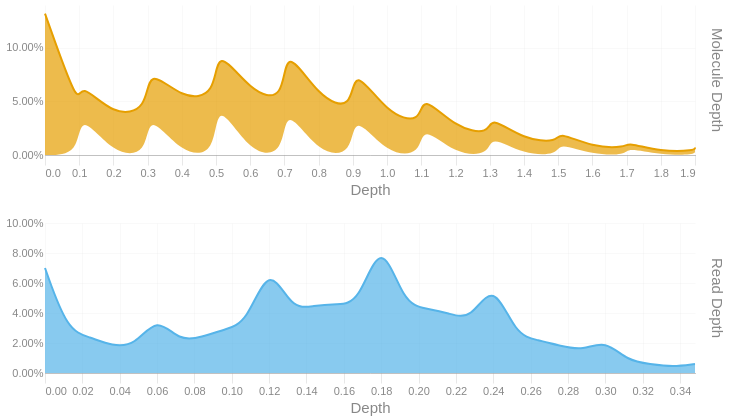

Write notebook code for a chart like this one.
### Code cell
readdep = depth_hist(tb['Read Depth'], q99, 3)
readdep = readdep.with_columns(pl.lit('Read Depth').alias('Metric'))
if not SKIPLR:
    moldep = depth_hist(tb['Molecule Depth'], mol_q99, 1)
    moldep = moldep.with_columns(pl.lit('Molecule Depth').alias('Metric'))
    _hist = pl.concat([readdep, moldep])
    _hist = _hist.filter(pl.col('Proportion') != 0)
    with SafeRender(_hist):
        (
            alt.Chart(_hist)        
            .mark_area(interpolate = "basis")
            .encode(
                x=alt.X('Bin:Q').scale(domainMin=0).axis(alt.Axis(title='Depth')),
                y = alt.Y('Proportion:Q', title = None).axis(format = '.2%'),
                color = alt.Color('Metric:N').legend(None),
                row = alt.Row("Metric:N").header(title = None, labelOrient = 'right'),
                tooltip = [
                    alt.Tooltip("Metric:N", title = "Metric"),
                    alt.Tooltip('Interval:N', title = "Depth Interval"),
                    alt.Tooltip('Proportion:Q', title = "% Alignments").format('.2%')
                ]
            )
            .resolve_scale(x='independent', y='independent')
            .properties(
                height = 150, width = 650,
                usermeta={'embedOptions': {'downloadFileName': f'{samplename}.depth.hist'}}
            )
        ).display()
else:
    readdep = readdep.filter(pl.col('Proportion') != 0)
    with SafeRender(readdep):
        (
            alt.Chart(readdep)        
            .mark_area(interpolate = "basis")
            .encode(
                x=alt.X('Bin:Q').scale(domainMin=0).axis(alt.Axis(title='Depth')),
                y = alt.Y('Proportion:Q', title = None).axis(format = '.2%'),
                tooltip = [
                    alt.Tooltip('Interval:N', title = "Depth Interval"),
                    alt.Tooltip('Proportion:Q', title = "% Alignments").format('.2%')
                ]
            )
            .properties(
                usermeta={'embedOptions': {'downloadFileName': f'{samplename}.depth.hist'}}
            )
        ).display()

### Figure 1 — Vega-Lite specification as saved in the notebook (floating-point values rounded to 4 significant figures)
{"width": 650, "height": 150, "config": {"title": {"anchor": "start", "dy": -15, "fontSize": 18, "color": "#888888", "subtitleColor": "#888888", "subtitleFontSize": 14}, "arc": {"fill": "#0072B2"}, "axis": {"domainColor": "#888888", "domainWidth": 0.5, "gridWidth": 0.2, "grid": false, "titleFontWeight": 400, "titleFontSize": 15, "labelFontSize": 11, "labelColor": "#888888", "tickColor": "#888888", "tickWidth": 0.2, "titleColor": "#888888"}, "axisBand": {"grid": false}, "axisX": {"grid": true, "tickSize": 10, "domainCap": "round"}, "axisY": {"domain": false, "grid": true, "tickSize": 0, "domainCap": "round"}, "background": "transparent", "header": {"labelFontSize": 15, "labelColor": "#888888", "titleFontSize": 15, "titleFontWeight": 600, "titleColor": "#888888"}, "legend": {"labelFont": "sans-serif", "labelFontSize": 12, "labelColor": "#888888", "symbolSize": 100, "symbolType": "circle", "titleFontSize": 12, "titlePadding": 10, "titleColor": "#888888", "title": null}, "range": {"category": ["#E69F00", "#56B4E9", "#009E73", "#F0E442", "#0072B2", "#D55E00", "#CC79A7", "#000000"], "diverging": ["#cfe8f3", "#a2d4ec", "#73bfe2", "#46abdb", "#1696d2", "#12719e"]}, "area": {"fill": "#0072B2", "fillOpacity": 0.7, "line": true, "strokeOpacity": 0.7}, "line": {"color": "#0072B2", "stroke": "#0072B2", "strokeWidth": 2}, "trail": {"color": "#0072B2", "stroke": "#0072B2", "strokeWidth": 0, "size": 1}, "point": {"filled": true, "fillOpacity": 1.0, "size": 95}, "text": {"color": "#888888", "fontSize": 11, "align": "right", "fontWeight": 400, "size": 11}, "bar": {"fill": "#0072B2", "stroke": null}, "view": {"stroke": null, "continuousWidth": 660, "continuousHeight": 400}}, "data": {"name": "data-609695474d967f0c528f3c763b187557"}, "mark": {"type": "area", "interpolate": "basis"}, "encoding": {"color": {"field": "Metric", "legend": null, "type": "nominal"}, "row": {"field": "Metric", "header": {"title": null, "labelOrient": "right"}, "type": "nominal"}, "tooltip": [{"field": "Metric", "title": "Metric", "type": "nominal"}, {"field": "Interval", "title": "Depth Interval", "type": "nominal"}, {"field": "Proportion", "format": ".2%", "title": "% Alignments", "type": "quantitative"}], "x": {"axis": {"title": "Depth"}, "field": "Bin", "scale": {"domainMin": 0}, "type": "quantitative"}, "y": {"axis": {"format": ".2%"}, "field": "Proportion", "title": null, "type": "quantitative"}}, "resolve": {"scale": {"x": "independent", "y": "independent"}}, "usermeta": {"embedOptions": {"downloadFileName": "TF26LRJL0036_5B_10484332_23Y22YLT4_L7.depth.hist"}}, "$schema": "https://vega.github.io/schema/vega-lite/v6.4.1.json", "datasets": {"data-609695474d967f0c528f3c763b187557": [{"Bin": 0.0, "Interval": "0.0-0.012", "Proportion": 0.07, "Metric": "Read Depth"}, {"Bin": 0.012, "Interval": "0.012-0.024", "Proportion": 0.028, "Metric": "Read Depth"}, {"Bin": 0.024, "Interval": "0.024-0.036", "Proportion": 0.024, "Metric": "Read Depth"}, {"Bin": 0.036, "Interval": "0.036-0.048", "Proportion": 0.018, "Metric": "Read Depth"}, {"Bin": 0.048, "Interval": "0.048-0.06", "Proportion": 0.018, "Metric": "Read Depth"}, {"Bin": 0.06, "Interval": "0.06-0.072", "Proportion": 0.038, "Metric": "Read Depth"}, {"Bin": 0.072, "Interval": "0.072-0.084", "Proportion": 0.021, "Metric": "Read Depth"}, {"Bin": 0.084, "Interval": "0.084-0.096", "Proportion": 0.024, "Metric": "Read Depth"}, {"Bin": 0.096, "Interval": "0.096-0.108", "Proportion": 0.029, "Metric": "Read Depth"}, {"Bin": 0.108, "Interval": "0.108-0.12", "Proportion": 0.033, "Metric": "Read Depth"}, {"Bin": 0.12, "Interval": "0.12-0.132", "Proportion": 0.074, "Metric": "Read Depth"}, {"Bin": 0.132, "Interval": "0.132-0.144", "Proportion": 0.042, "Metric": "Read Depth"}, {"Bin": 0.144, "Interval": "0.144-0.156", "Proportion": 0.045, "Metric": "Read Depth"}, {"Bin": 0.156, "Interval": "0.156-0.168", "Proportion": 0.046, "Metric": "Read Depth"}, {"Bin": 0.168, "Interval": "0.168-0.18", "Proportion": 0.046, "Metric": "Read Depth"}, {"Bin": 0.18, "Interval": "0.18-0.192", "Proportion": 0.092, "Metric": "Read Depth"}, {"Bin": 0.192, "Interval": "0.192-0.204", "Proportion": 0.046, "Metric": "Read Depth"}, {"Bin": 0.204, "Interval": "0.204-0.216", "Proportion": 0.043, "Metric": "Read Depth"}, {"Bin": 0.216, "Interval": "0.216-0.228", "Proportion": 0.04, "Metric": "Read Depth"}, {"Bin": 0.228, "Interval": "0.228-0.24", "Proportion": 0.035, "Metric": "Read Depth"}, {"Bin": 0.24, "Interval": "0.24-0.252", "Proportion": 0.062, "Metric": "Read Depth"}, {"Bin": 0.252, "Interval": "0.252-0.264", "Proportion": 0.025, "Metric": "Read Depth"}, {"Bin": 0.264, "Interval": "0.264-0.276", "Proportion": 0.022, "Metric": "Read Depth"}, {"Bin": 0.276, "Interval": "0.276-0.288", "Proportion": 0.018, "Metric": "Read Depth"}, {"Bin": 0.288, "Interval": "0.288-0.3", "Proportion": 0.015, "Metric": "Read Depth"}, {"Bin": 0.3, "Interval": "0.3-0.312", "Proportion": 0.022, "Metric": "Read Depth"}, {"Bin": 0.312, "Interval": "0.312-0.324", "Proportion": 0.008, "Metric": "Read Depth"}, {"Bin": 0.324, "Interval": "0.324-0.336", "Proportion": 0.006, "Metric": "Read Depth"}, {"Bin": 0.336, "Interval": "0.336-0.348", "Proportion": 0.004, "Metric": "Read Depth"}, {"Bin": 0.348, "Interval": "0.348-0.36", "Proportion": 0.006, "Metric": "Read Depth"}, {"Bin": 0.0, "Interval": "0.0-0.1", "Proportion": 0.132, "Metric": "Molecule Depth"}, {"Bin": 0.1, "Interval": "0.1-0.1", "Proportion": 0.042, "Metric": "Molecule Depth"}, {"Bin": 0.1, "Interval": "0.1-0.2", "Proportion": 0.028, "Metric": "Molecule Depth"}, {"Bin": 0.2, "Interval": "0.2-0.3", "Proportion": 0.036, "Metric": "Molecule Depth"}, {"Bin": 0.3, "Interval": "0.3-0.3", "Proportion": 0.042, "Metric": "Molecule Depth"}, {"Bin": 0.3, "Interval": "0.3-0.4", "Proportion": 0.041, "Metric": "Molecule Depth"}, {"Bin": 0.4, "Interval": "0.4-0.5", "Proportion": 0.052, "Metric": "Molecule Depth"}, {"Bin": 0.5, "Interval": "0.5-0.5", "Proportion": 0.055, "Metric": "Molecule Depth"}, {"Bin": 0.5, "Interval": "0.5-0.6", "Proportion": 0.048, "Metric": "Molecule Depth"}, {"Bin": 0.6, "Interval": "0.6-0.7", "Proportion": 0.059, "Metric": "Molecule Depth"}, {"Bin": 0.7, "Interval": "0.7-0.7", "Proportion": 0.049, "Metric": "Molecule Depth"}, {"Bin": 0.7, "Interval": "0.7-0.8", "Proportion": 0.056, "Metric": "Molecule Depth"}, {"Bin": 0.8, "Interval": "0.8-0.9", "Proportion": 0.053, "Metric": "Molecule Depth"}, {"Bin": 0.9, "Interval": "0.9-0.9", "Proportion": 0.041, "Metric": "Molecule Depth"}, {"Bin": 0.9, "Interval": "0.9-1.0", "Proportion": 0.044, "Metric": "Molecule Depth"}, {"Bin": 1.0, "Interval": "1.0-1.1", "Proportion": 0.038, "Metric": "Molecule Depth"}, {"Bin": 1.1, "Interval": "1.1-1.1", "Proportion": 0.029, "Metric": "Molecule Depth"}, {"Bin": 1.1, "Interval": "1.1-1.2", "Proportion": 0.029, "Metric": "Molecule Depth"}, {"Bin": 1.2, "Interval": "1.2-1.3", "Proportion": 0.025, "Metric": "Molecule Depth"}, {"Bin": 1.3, "Interval": "1.3-1.3", "Proportion": 0.019, "Metric": "Molecule Depth"}, {"Bin": 1.3, "Interval": "1.3-1.4", "Proportion": 0.018, "Metric": "Molecule Depth"}, {"Bin": 1.4, "Interval": "1.4-1.5", "Proportion": 0.014, "Metric": "Molecule Depth"}, {"Bin": 1.5, "Interval": "1.5-1.5", "Proportion": 0.012, "Metric": "Molecule Depth"}, {"Bin": 1.5, "Interval": "1.5-1.6", "Proportion": 0.01, "Metric": "Molecule Depth"}, {"Bin": 1.6, "Interval": "1.6-1.7", "Proportion": 0.007, "Metric": "Molecule Depth"}, {"Bin": 1.7, "Interval": "1.7-1.7", "Proportion": 0.007, "Metric": "Molecule Depth"}, {"Bin": 1.7, "Interval": "1.7-1.8", "Proportion": 0.005, "Metric": "Molecule Depth"}, {"Bin": 1.8, "Interval": "1.8-1.9", "Proportion": 0.003, "Metric": "Molecule Depth"}, {"Bin": 1.9, "Interval": "1.9-1.9", "Proportion": 0.004, "Metric": "Molecule Depth"}, {"Bin": 1.9, "Interval": "1.9-1.99", "Proportion": 0.003, "Metric": "Molecule Depth"}]}}
